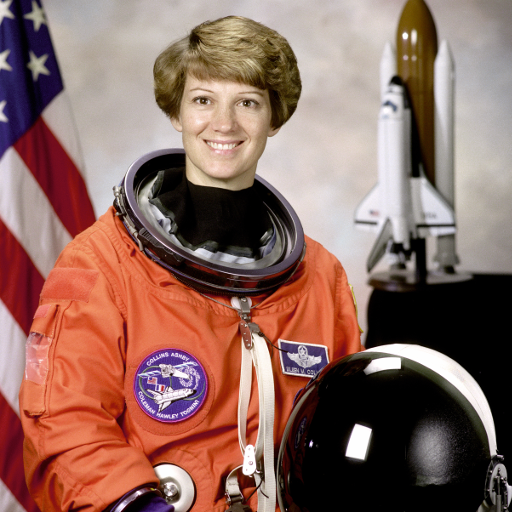
#> input picture skimage.data.astronaut(), 512 x 512 px
$ jupyter execute --allow-errors AP157_lab_assignment_B2.ipynb
#> lines starting #> are read from the running program, lines starting #| are printed output that depends on the picture; after the words box and inside, x2 and y2 are one past the last pixel; in counts of white or black regions, pixels touching at a corner belong together
# **AP157 Image Processing Lab Assignment**
### Module B2: Fourier Transform Applications in Image Processing

_Instructions_: Answer each part of the assignment as completely as you can. Discuss **all** your code and results as clearly and concisely as possible.

_Scoring Criteria_: 50% - *correctness of code*; 50% - *discussion of the code and results*. Maximum score is **100 points** (Parts 1 and 2 are worth 20 and 80 points, respectively).

_Credits_: This lab assignment is based on the AP157 modules of Dr. Maricor Soriano and scripts created by Mr. Rene Principe

### Student Information

_Full Name (Last Name, First Name)_: Abenojar, Joshua\
_Student No._: 2019-08669\
_Section_: THY-TX-1

### Submission Information

_Date and Time Submitted (most recent upload)_: April 12, 2024

**HONOR PLEDGE** I affirm that I have upheld the highest principles of honesty and integrity in my academic work and that this lab assignment is my own work.

**Sign here with your full name:** Joshua M. Abenojar

### Grading Information (c/o Instructor)

TOTAL SCORE: **[]**/100

Score breakdown:
* Part 1 - []/30
* Part 2 - []/20
* Part 3 - []/20
* Part 4 - []/30

_Date and Time Scored (MM/DD/YYYY HH:MM AM/PM):_

[cell 1]
# import libraries
import numpy as np
import matplotlib.pyplot as plt
from mpl_toolkits.mplot3d import Axes3D
from matplotlib.patches import Polygon
from mpl_toolkits.axes_grid1 import make_axes_locatable
from tqdm import tqdm

from numpy.fft import fft2,ifft2,fftshift,ifftshift
import random

import cv2

#### PART 1 - Apply 2D FFT on simple apertures *(30 points)*

1. [15 pts.] Rectangular apertures with (width, height):
- (50, 20) pixels
- (20, 50) pixels
2. [15 pts.] Circular apertures with radii:
- 5 pixels
- 10 pixels
- 20 pixels

For each aperture type, perform the following steps:

- **Step 1: Define Input Aperture**
  - Generate a 2D array representing a rectangle/circle with the specified size within a square grid of size 128 pixels (representing an optical system, for example).

- **Step 2: Compute Fourier Transform**
  - Use the Fast Fourier Transform (FFT) algorithm to compute the Fourier transform of the input aperture.

- **Step 3: Shift the FFT**
  - Shift the zero frequency component of the Fourier transform to the center.

- **Step 4: Visualization (Plotting)**
  - Plot the original aperture.
  - Plot the magnitude of the shifted Fourier transform.
  - Plot the log-scaled magnitude of the shifted Fourier transform.
  - Add colorbars to the plots for reference.

- **Step 5: Display**
  - Display the plots in a single figure with three subplots (original aperture, FFT magnitude, log-scaled FFT magnitude).

[cell 2]
# References:
# Lognorm: https://stackoverflow.com/questions/2546475/how-can-i-draw-a-log-normalized-imshow-plot-with-a-colorbar-representing-raw-the
# colorbars: https://joseph-long.com/writing/colorbars/

from math import pi
from matplotlib.colors import LogNorm
M=128 # Desired image size
# Create the coordinate system
X=np.linspace(-M/2+1,M/2,M)
Y=np.linspace(-M/2+1,M/2,M)
[X,Y]=np.meshgrid(X,Y)
# Create empty arrays for the apertures
Hrect=np.zeros([M,M])
Vrect=np.zeros([M,M])
circ5=np.zeros([M,M])
circ10=np.zeros([M,M])
circ20=np.zeros([M,M])

#Rectangle size(pixels)
m=50
n=20
# Create the individual apertures
Hrect[np.where((X>-m/2-1) & (X<m/2) & (Y < n/2+1) &  (Y > -n/2))]=1
Vrect[np.where((X>-n/2-1) & (X<n/2) & (Y < m/2+1) &  (Y > -m/2))]=1
circ5[np.where(np.sqrt(X**2+Y**2)<5)]=1
circ10[np.where(np.sqrt(X**2+Y**2)<10)]=1
circ20[np.where(np.sqrt(X**2+Y**2)<20)]=1
# put all the apertures in a single array
arrayforall=np.zeros([5,M,M])
arrayforall[0,:,:]=Hrect
arrayforall[1,:,:]=Vrect
arrayforall[2,:,:]=circ5
arrayforall[3,:,:]=circ10
arrayforall[4,:,:]=circ20

fig1, ax1 = plt.subplots(nrows=5, ncols=3,figsize=[20,20])
for i in range(5): # for each aperture,
    img1=ax1[i,0].imshow(arrayforall[i,:,:],cmap='gray',origin='lower')#cmap='magma'
    fig1.colorbar(img1, ax=ax1[i,0])
    if i==0:
        ax1[i,0].set_title("Aperture", fontsize=20)
    ax1[i,0].set_xticklabels([])
    ax1[i,0].set_yticklabels([])
    ax1[i,0].set_xticks([])
    ax1[i,0].set_yticks([])

    # Get the Shifted fourier transorm
    puryer=fftshift(fft2(arrayforall[i,:,:]))
    img2=ax1[i,1].imshow(np.abs(puryer),origin='lower',cmap='magma')#display the fourier transform
    fig1.colorbar(img2, ax=ax1[i,1])
    if i==0:
        ax1[i,1].set_title("Fourier transform", fontsize=20)
    ax1[i,1].set_xticklabels([])
    ax1[i,1].set_yticklabels([])
    ax1[i,1].set_xticks([])
    ax1[i,1].set_yticks([])


    img3=ax1[i,2].imshow(np.abs(puryer),origin='lower',cmap='magma',norm=LogNorm())#display the fourier transform in log-scale
    fig1.colorbar(img3, ax=ax1[i,2])
    if i==0:
        ax1[i,2].set_title("Fourier transform(log)", fontsize=20)
    ax1[i,2].set_xticklabels([])
    ax1[i,2].set_yticklabels([])
    ax1[i,2].set_xticks([])
    ax1[i,2].set_yticks([])
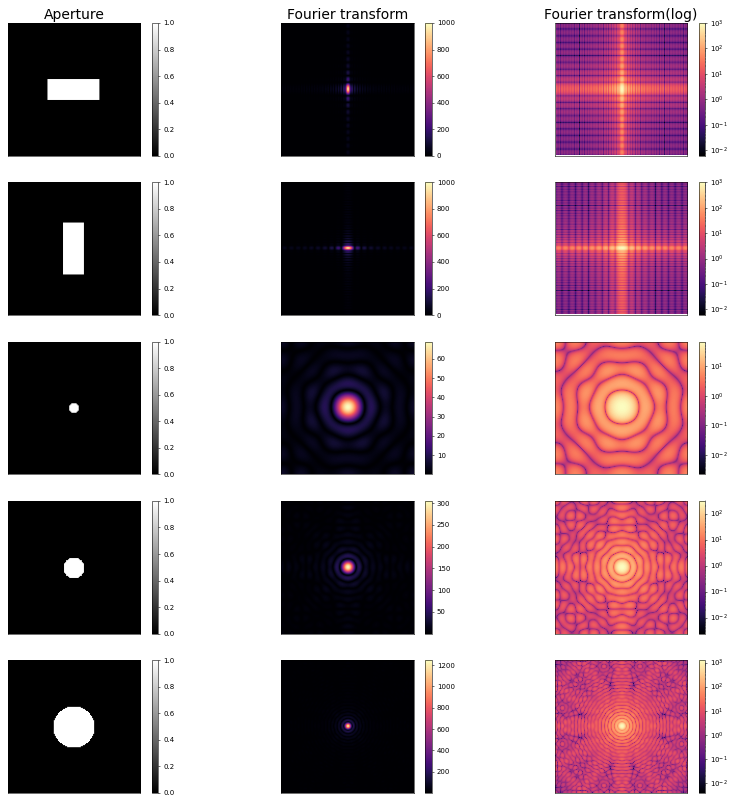
#> figure drawn by matplotlib, 30 panels

#### PART 2 - Convolution *(20 points)*

Now that we've shown that FT acts as if an imaging system, suppose we have an image and convolve it with a circular aperture with different radii. Assuming that the circular aperture is a camera lens, we want to show how the reconstruction of the original image can be limited by the properties of the camera lens (or any imaging device) such as aperture size.

Take the astronaut image from skimage and convolve it with circular apertures of radii: 8, 32, and 64 pixels.

To do this, you can perform the ff. steps:

- **Compute Fourier Transform of Image:**
  - Use `fft2` to compute the 2D Fourier Transform of the input image.

- **Compute Fourier Transform of Aperture:**
  - Use `fftshift` to shift the zero-frequency component to the center.

- **Perform Element-wise Multiplication in Frequency Domain:**
  - Multiply the Fourier Transform of the image and the shifted aperture element-wise in the frequency domain.

- **Compute Inverse Fourier Transform:**
  - Use `ifft2` to compute the 2D Inverse Fourier Transform of the product from the previous step.

- **Visualization (Plotting):**
  - Create a figure with three subplots to visualize the original image, the aperture, and the convolution result.

[cell 3]
# Image
from skimage import color, data, exposure
from skimage.transform import rescale
fig2 , ax2 = plt.subplots(ncols=3, figsize=[16,4])

# Get the astronaut image and display
img1 = np.uint8(color.rgb2gray(data.astronaut())*255)
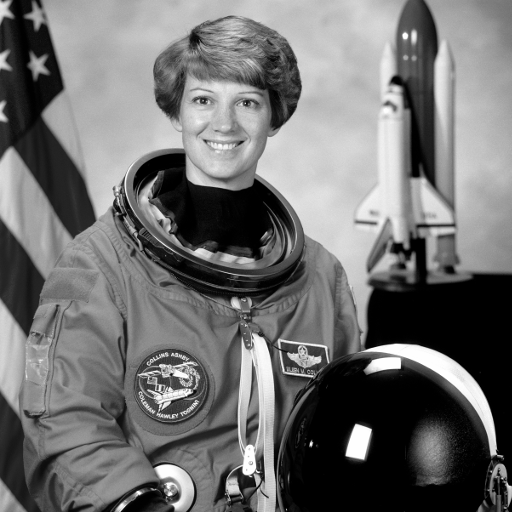
#> img1: shape (512, 512); min 0, max 255, mean 112.3
img1 = ax2[0].imshow(img1, cmap='gray')
fig2.colorbar(img1, ax=ax2[0])
ax2[0].set_title("Astronaut Image", fontsize=20)
ax2[0].set_xticklabels([])
ax2[0].set_yticklabels([])
ax2[0].set_xticks([])
ax2[0].set_yticks([])

# Create version to be used for the convolution
img_astro=np.double(color.rgb2gray(data.astronaut()))# To be used for convolution
print(f"max: {np.max(img_astro)} ; min: {np.min(img_astro)}, Shape: {np.shape(img_astro)}") # check if normalized
#| max: 1.0 ; min: 0.0, Shape: (512, 512)
fft_astro=fftshift(fft2(img_astro)) # Get FT of the image for convolution

#Display Fourier transform
img2 = ax2[1].imshow(np.abs(fft_astro), cmap='magma',origin='lower')
fig2.colorbar(img2, ax=ax2[1])
ax2[1].set_title("Fourier transform", fontsize=20)
ax2[1].set_xticklabels([])
ax2[1].set_yticklabels([])
ax2[1].set_xticks([])
ax2[1].set_yticks([])
# Display Fourier transform(log-scaled)
img3 = ax2[2].imshow(np.abs(fft_astro), cmap='magma',origin='lower',norm=LogNorm())
fig2.colorbar(img3, ax=ax2[2])
ax2[2].set_title("Fourier transform(log)", fontsize=20)
ax2[2].set_xticklabels([])
ax2[2].set_yticklabels([])
ax2[2].set_xticks([])
ax2[2].set_yticks([])
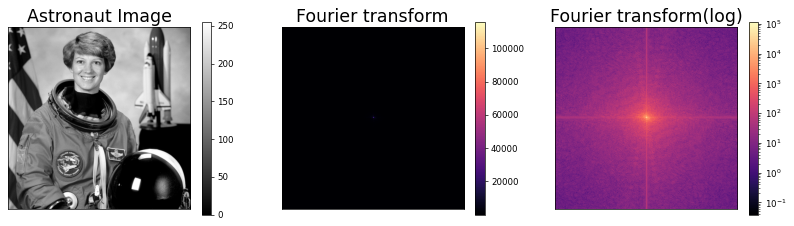
#> figure drawn by matplotlib, 6 panels

[cell 4]
# Circle image
# matrix multiplication needed for convolution: https://numpy.org/doc/stable/reference/generated/numpy.multiply.html

M=512 # Desired image size

# Create coordinate system
X=np.linspace(-M/2+1,M/2,M)
Y=np.linspace(-M/2+1,M/2,M)
[X,Y]=np.meshgrid(X,Y)

# Array of radii to be used
radii=[2,8,32,64]
# Array to create the array that will contain the circular apertures
circarray=np.zeros([len(radii),M,M])
fft_astro=fft_astro

fig3, ax3 = plt.subplots(ncols=3,nrows=len(radii), figsize=[16,16])
for i in range(len(radii)):
    # create the circular aperture
    circle=np.zeros([M,M])
    circle[np.where(np.sqrt(X**2+Y**2)<radii[i])]=1
    circarray[i,:,:]=circle

    # Display astronaut image
    img1=ax3[i,0].imshow(np.uint8(color.rgb2gray(data.astronaut())*255),cmap='gray')#cmap='magma'
    fig3.colorbar(img1, ax=ax3[i,0])
    if i==0:
        ax3[i,0].set_title("Image", fontsize=20)
    ax3[i,0].set_xticklabels([])
    ax3[i,0].set_yticklabels([])
    ax3[i,0].set_xticks([])
    ax3[i,0].set_yticks([])

    # Display the circular aperture
    img2=ax3[i,1].imshow(np.uint8(circarray[i,:,:]*255),cmap='gray')#cmap='magma'
    fig3.colorbar(img2, ax=ax3[i,1])
    ax3[i,1].set_title("Aperture r="+str(radii[i])+"px", fontsize=20)
    ax3[i,1].set_xticklabels([])
    ax3[i,1].set_yticklabels([])
    ax3[i,1].set_xticks([])
    ax3[i,1].set_yticks([])
    poryercirc=fftshift(fft2(circarray[i,:,:]))

    convolutionn=ifftshift(ifft2(np.multiply(fft_astro,poryercirc))) # Perform the convolution

    # Display the image after convolution
    img3=ax3[i,2].imshow(abs(convolutionn),cmap='gray')#cmap='magma'
    fig3.colorbar(img3, ax=ax3[i,2])
    if i==0:
        ax3[i,2].set_title("Convolution", fontsize=20)
    ax3[i,2].set_xticklabels([])
    ax3[i,2].set_yticklabels([])
    ax3[i,2].set_xticks([])
    ax3[i,2].set_yticks([])
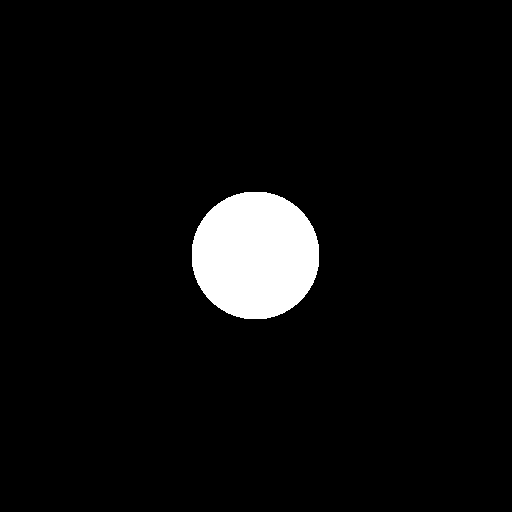
#> circle: shape (512, 512) float64; values 0 (black) and 1 (white), 4.9% white; 1 white region, box (x1, y1, x2, y2) and area: (192, 192, 319, 319) 12849
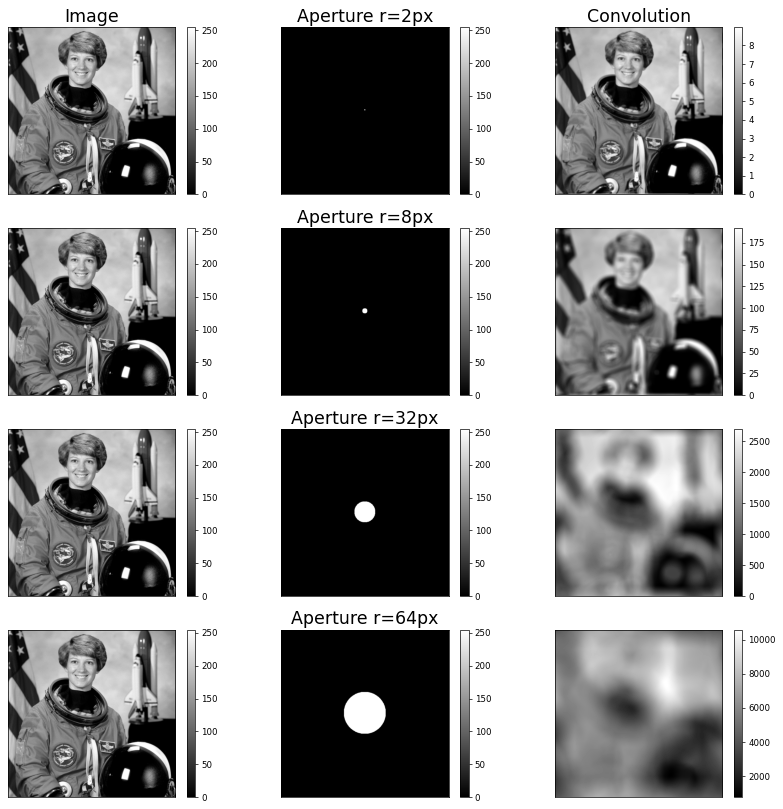
#> figure drawn by matplotlib, 24 panels

#### PART 3 - Correlation *(20 points)*

In this task, we observe using the correlation method that the similarity between two functions can be extracted-- this is also referred to as template matching.

You can get the test and target images from the "Datasets" folder in the course GDrive:
- AP157_moduleB2_correlation_test_image.png (with text "The Rain in Spain Stays Mainly in the Plain")
- AP157_moduleB2_correlation_target_image.png (with text "A")

In the correlation result, the high intensity portions indicate the presence of letter 'A' on the test image.

To get the correlation, you can perform the ff. steps:

- **Compute Fourier Transforms:**
  - Use `fft2` to compute the 2D Fourier Transform of the input test image (`image`).
  - Use `fft2` and `np.conj` to compute the complex conjugate of the 2D Fourier Transform of the target template.

- **Compute Cross-Correlation in Frequency Domain:**
  - Multiply the Fourier Transforms of the image and the complex conjugate of the Fourier Transform of the target template element-wise in the frequency domain.

- **Compute Inverse Fourier Transform:**
  - Use `ifft2` to compute the 2D Inverse Fourier Transform of the correlation.

- **Visualization (Plotting):**
  - Create a figure with three subplots to visualize the original image, the target image, and the correlation result.
  - Add colorbars to each subplot for reference and to visualize intensity levels.

[cell 5]
# References:
# How to read img: moduleB1_image_generation_enhancement.ipynb from course pack

# Read images
pic1 = np.double(color.rgb2gray(cv2.imread('AP157_moduleB2_correlation_test_image.png')))
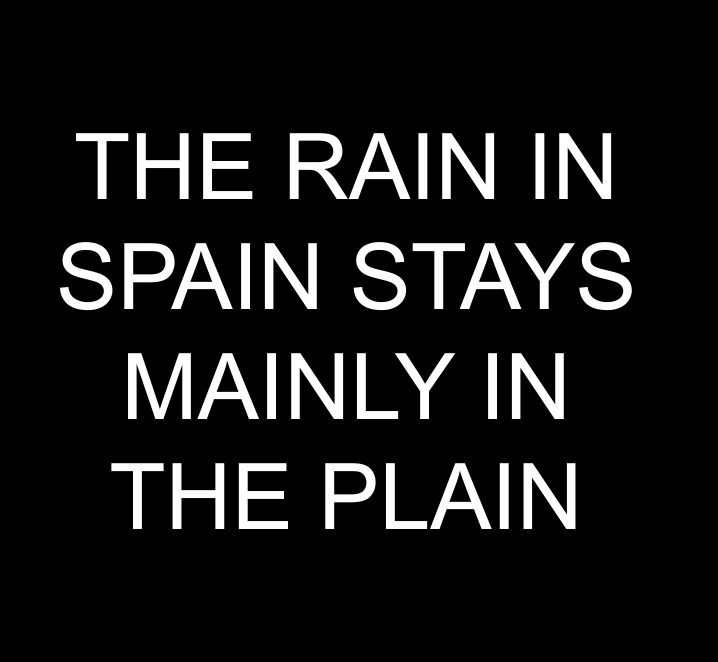
#> input picture Module B/LabAssignment2/AP157_moduleB2_correlation_test_image.png, 2154 x 1984 px (shown at 1/3 size)
#> pic1: shape (1984, 2154) float64; min 0, max 1, mean 0.0912
pic2 = np.double(color.rgb2gray(cv2.imread('AP157_moduleB2_correlation_target_image.png')))
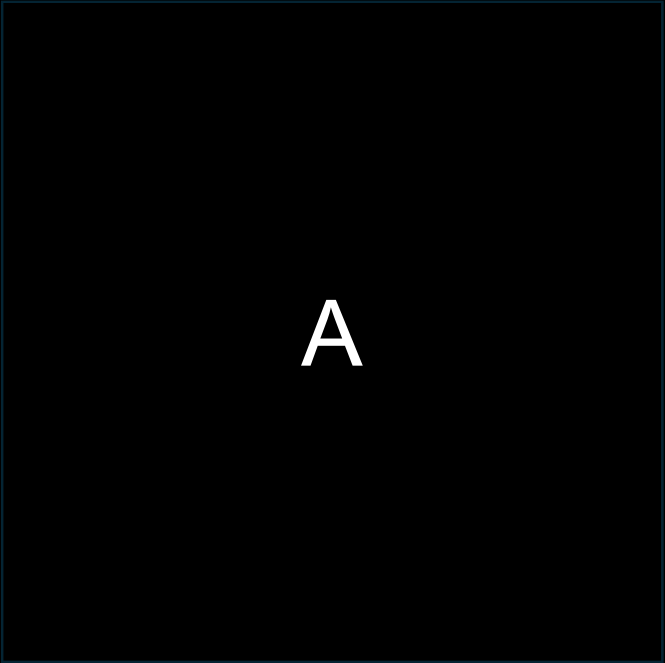
#> input picture Module B/LabAssignment2/AP157_moduleB2_correlation_target_image.png, 1993 x 1989 px (shown at 1/3 size)
#> pic2: shape (1989, 1993) float64; min 0, max 1, mean 0.00512

## Crop the two images so they have the same dimensions
M=1980 # Desired image size
# Getting the image center
cx1=int(pic1.shape[0]/2)
#> cx1 = 992
cy1=int(pic1.shape[1]/2)
#> cy1 = 1077
cx2=int(pic2.shape[0]/2)
#> cx2 = 994
cy2=int(pic2.shape[1]/2)
#> cy2 = 996
# Cropping
pic1=pic1[int(cx1-M/2):int(cx1+M/2),int(cy1-M/2):int(cy1+M/2)]
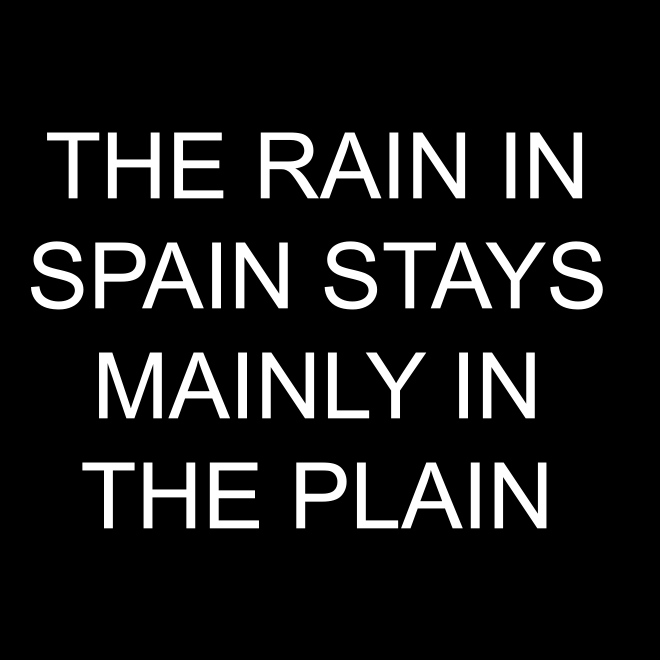
#> pic1: shape (1980, 1980) float64 (shown at 1/3 size); min 0, max 1, mean 0.0994
pic2=pic2[int(cx2-M/2):int(cx2+M/2),int(cy2-M/2):int(cy2+M/2)]
#> pic2: shape (1980, 1980) float64
# doublecheck lang if gumana cropping and if normalized ba
print(np.shape(pic1))
#| (1980, 1980)
print(np.shape(pic2))
#| (1980, 1980)
print(f'pic 1: Max: {np.max(pic1)}; Min: {np.min(pic1)}')
#| pic 1: Max: 1.0; Min: 0.0
print(f'pic 2: Max: {np.max(pic2)}; Min: {np.min(pic2)}')
#| pic 2: Max: 1.0; Min: 0.0

fig4, ax4 = plt.subplots(ncols=3, figsize=[16,4])

# Display the Test image
img1 = np.uint8(pic1*255)
#> img1: shape (1980, 1980)
img1 = ax4[0].imshow(img1, cmap='gray')
fig4.colorbar(img1, ax=ax4[0])
ax4[0].set_title("Test image", fontsize=20)
ax4[0].set_xticklabels([])
ax4[0].set_yticklabels([])
ax4[0].set_xticks([])
ax4[0].set_yticks([])

# Display the Target image
img2 = ax4[1].imshow(np.uint8(pic2*255), cmap='gray')
fig4.colorbar(img2, ax=ax4[1])
ax4[1].set_title("Target image", fontsize=20)
ax4[1].set_xticklabels([])
ax4[1].set_yticklabels([])
ax4[1].set_xticks([])
ax4[1].set_yticks([])

## Compute for the Cross-correlation
test = pic1
target = pic2
convv1=fftshift(fft2(test)) # Fourier transform of the test image
convv2=np.conj(fftshift(fft2(target))) # Conjugate of the Fourier transform of the target image
# multiply both elementwise
crosscorrel=np.multiply(convv1, convv2)
# compute inverse fourier transform
convolutionn=ifftshift(ifft2(crosscorrel))

## For display
# Get absolute value
output=np.abs(convolutionn)
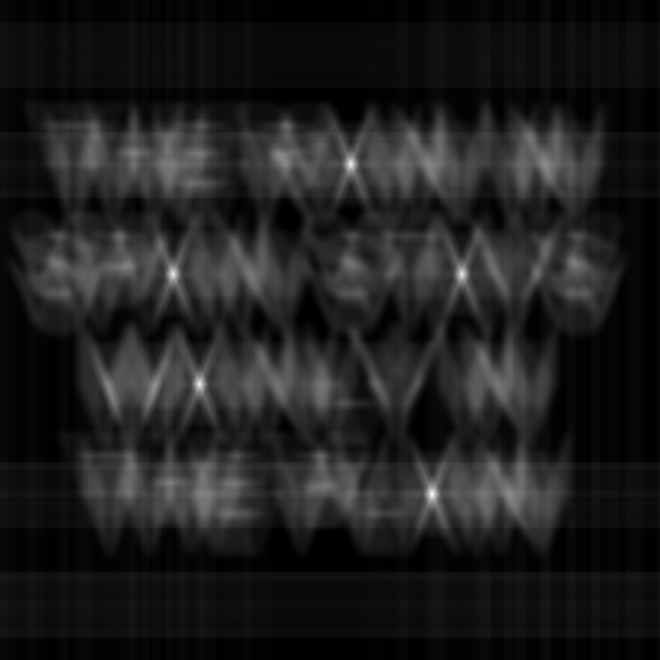
#> output: shape (1980, 1980) float64 (shown at 1/3 size); min 9.05e-17, max 12995.6, mean 1591.5; drawn with min black and max white
# normalize to [0,255]
output=output-np.min(output)
output=np.uint8(output/np.max(output)*255)
# Display Cross-correlation result
img3 = ax4[2].imshow(output, cmap='gray')
fig4.colorbar(img3, ax=ax4[2])
ax4[2].set_title("Correlation Result", fontsize=20)
ax4[2].set_xticklabels([])
ax4[2].set_yticklabels([])
ax4[2].set_xticks([])
ax4[2].set_yticks([])
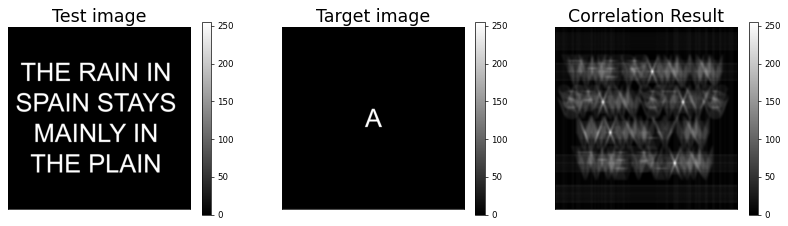
#> figure drawn by matplotlib, 6 panels
